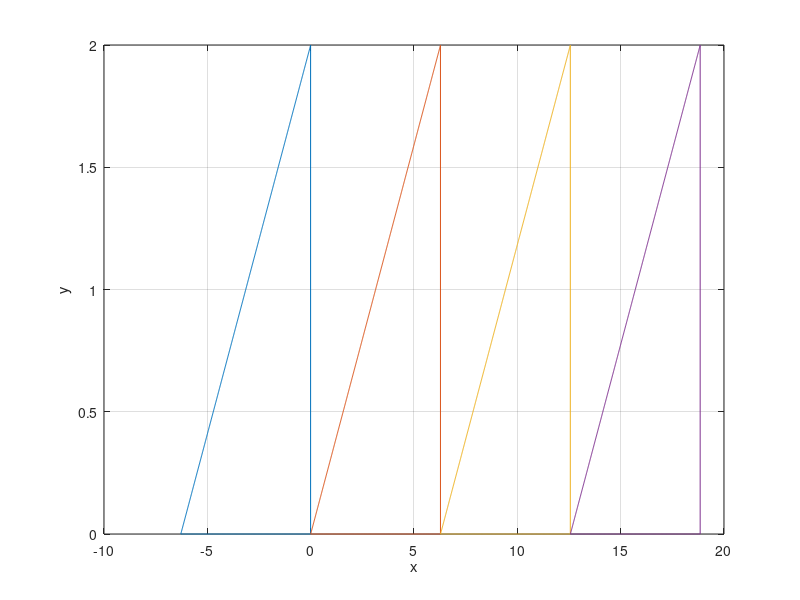

Here is the MATLAB script that generated this plot:
clear, clf, hold off; n=0; h=1;
% Condiciones Iniciales
t=0; x=0; v=1.0; tfin = 20; t=0;
% Inicio de la Simulacion
for t=0:(2*pi):tfin
    n=0;
    px=[]; py=[]; pz=[];
    for ix=-(2*pi):0.01:0
        x = ix+v*t;
        n = n + 1;
        y = (1/pi)*(x-v*t) + 2;  % Escala para que vaya de 0 a 2
        px(n)=x;
        py(n)=y;
    end
    for ix=px(n):-0.01:px(n)-(2*pi)
        x = ix;
        n = n + 1;
        y = 0;  % Línea horizontal en y=0
        px(n)=x;
        py(n)=y;
    end
     plot(px,py); grid on; xlabel('x'); ylabel('y'); hold on
     pause(0.2)
end
